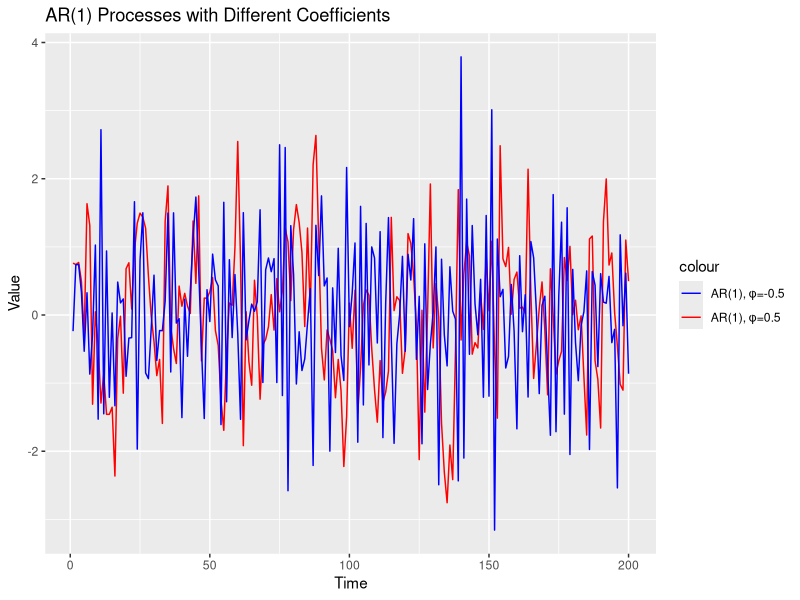
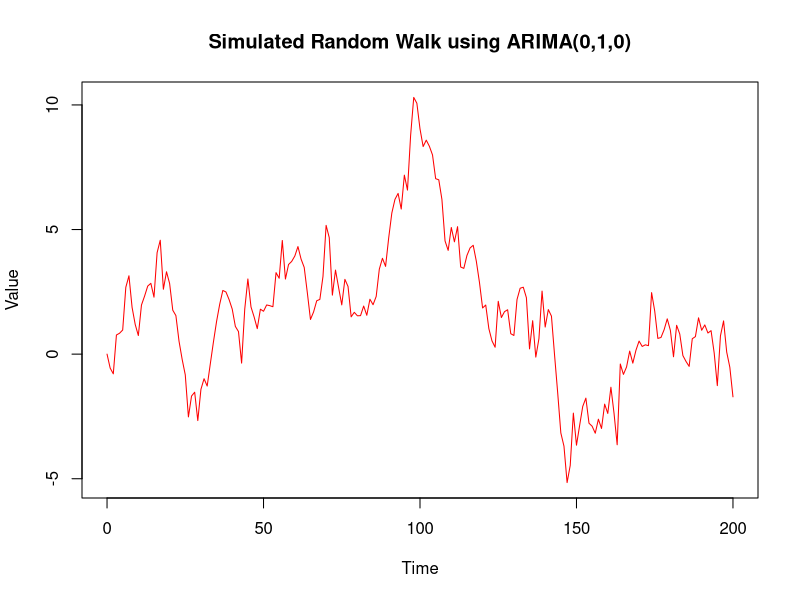
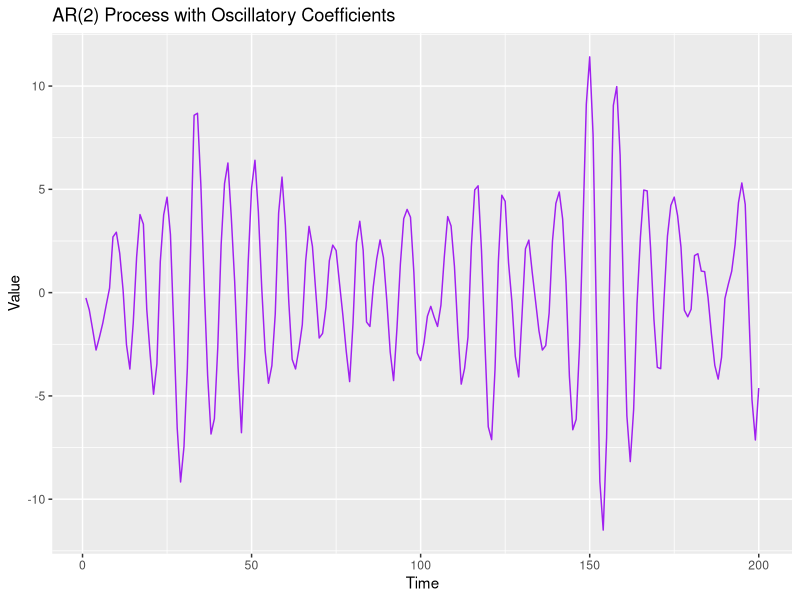
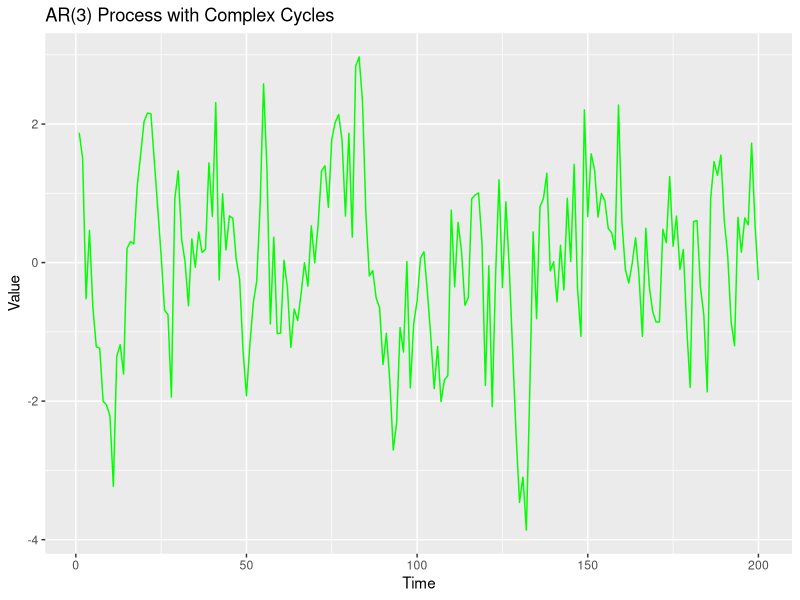

Recreate these plots in R, in order.
## ---- chunk 1
library(ggplot2)
## ---- chunk 2
set.seed(123)
ar1_pos <- arima.sim(model = list(ar = 0.5), n = 200)
ar1_neg <- arima.sim(model = list(ar = -0.5), n = 200)
library(ggplot2)
plot_data <- data.frame(Time = 1:200, AR_Positive = ar1_pos, AR_Negative = ar1_neg)
ggplot(plot_data, aes(x = Time)) + 
  geom_line(aes(y = AR_Positive, color = "AR(1), φ=0.5")) + 
  geom_line(aes(y = AR_Negative, color = "AR(1), φ=-0.5")) + 
  labs(title = "AR(1) Processes with Different Coefficients", y = "Value") +
  scale_color_manual(values = c("blue", "red"))
## ---- chunk 3
set.seed(123)
random_walk_arima <- arima.sim(model = list(order = c(0, 1, 0)), n = 200)

# Plotting the random walk (ARIMA(0,1,0))
plot(random_walk_arima, type = "l", col = "red", 
     main = "Simulated Random Walk using ARIMA(0,1,0)",
     xlab = "Time", ylab = "Value")
## ---- chunk 4
set.seed(123)
ar2_oscillatory <- arima.sim(model = list(ar = c(1.4, -0.9)), n = 200)
plot_data <- data.frame(Time = 1:200, AR_Oscillatory = ar2_oscillatory)
ggplot(plot_data, aes(x = Time, y = AR_Oscillatory)) + 
  geom_line(color = "purple") + 
  labs(title = "AR(2) Process with Oscillatory Coefficients", y = "Value")
## ---- chunk 5
     set.seed(123)
     ar3_complex <- arima.sim(model = list(ar = c(0.6, 0.3, -0.2)), n = 200)
     plot_data <- data.frame(Time = 1:200, AR_Complex = ar3_complex)
     ggplot(plot_data, aes(x = Time, y = AR_Complex)) + 
       geom_line(color = "green") + 
       labs(title = "AR(3) Process with Complex Cycles", y = "Value")
